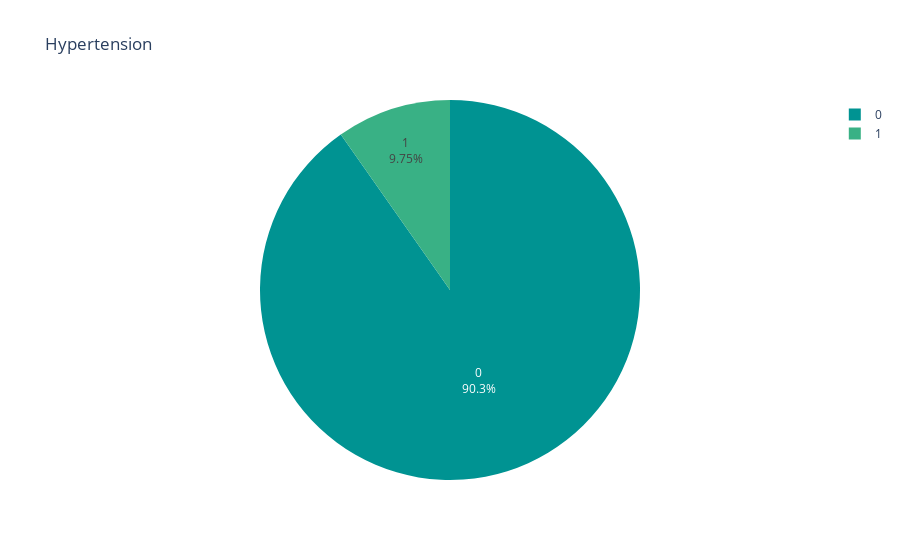

The cell this chart's notebook holds for it:
### Code cell
import plotly.express as px
fig = px.pie(df, values=df["hypertension"].value_counts().values,
             names=df["hypertension"].value_counts().index, 
             color_discrete_sequence=px.colors.diverging.Temps,title="Hypertension")

fig.update_traces(textposition='inside', textinfo='percent+label')

fig.show()

### Figure 1 — Plotly figure (JSON) as saved in the notebook; plotly's stock layout.template omitted (floating-point values rounded to 4 significant figures)
{"data": [{"domain": {"x": [0, 1], "y": [0, 1]}, "hovertemplate": "label=%{label}<br>value=%{value}<extra></extra>", "labels": [0, 1], "legendgroup": "", "name": "", "showlegend": true, "textinfo": "percent+label", "textposition": "inside", "type": "pie", "values": [4612, 498]}], "layout": {"legend": {"tracegroupgap": 0}, "piecolorway": ["rgb(0, 147, 146)", "rgb(57, 177, 133)", "rgb(156, 203, 134)", "rgb(233, 226, 156)", "rgb(238, 180, 121)", "rgb(232, 132, 113)", "rgb(207, 89, 126)"], "title": {"text": "Hypertension"}}}
